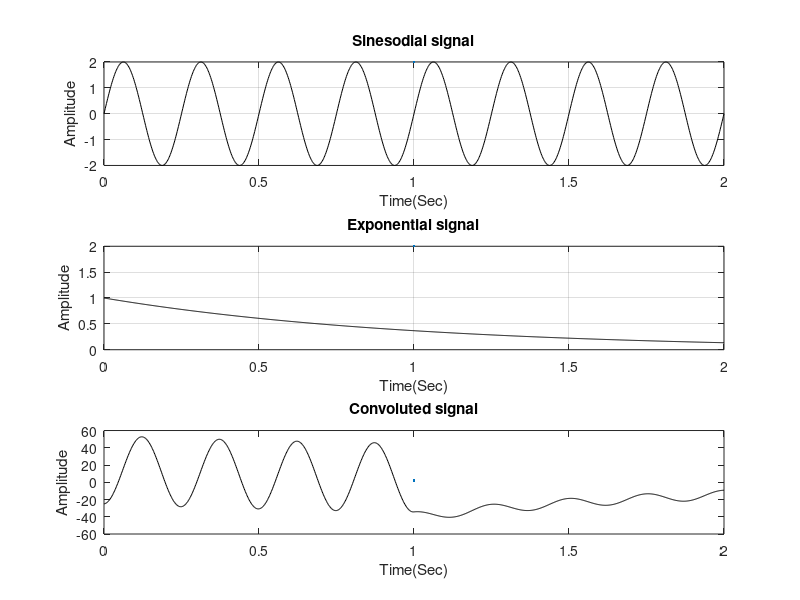

Recreate this plot in MATLAB.

%% Convolution of two signals
% It combines two signals (or functions) to produce a third signal that represents how one signal modifies or interacts with the other.
% Convolution slides one signal (or function) over another, multiplies overlapping elements, and sums the results. 
% The process involves flipping, shifting, multiplying, and summation.
% Convolution is like blending or mixing two signals. 
% One signal modifies the shape of the other by weighing or scaling it over time or space. 
% It's a fundamental operation that helps us understand how one function influences another in a system.

clc;
clear all;
close all;

% convolution of two signals
srate = 500;
time = 0:1/srate:2;

ampl = 2;
freq = 4;
phas = 0;

% sinsodial signal
sine = ampl * sin(2 * pi * freq * time + phas);

figure(1), clf
subplot(3,1,1);
plot(time,sine,'k',LineWidth=2);
title('Sinesodial signal'),xlabel('Time(Sec)'),ylabel('Amplitude');
grid on;

% exponential signal
expo = exp(-time);

subplot(3,1,2);
plot(time,expo,'k',LineWidth=2);
title('Exponential signal'),xlabel('Time(Sec)'),ylabel('Amplitude');
grid on;

% convolution of two signals
y = conv(sine,expo,'same');

% time vector for convolution signal
time_con = linspace(time(1),time(end),length(y));

subplot(3,1,3);
plot(time_con,y,'k',LineWidth=2);
title('Convoluted signal'),xlabel('Time(Sec)'),ylabel('Amplitude');
grid off;
